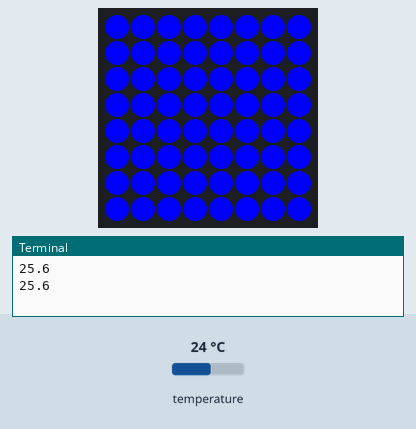
This program was run on a simulated Raspberry Pi (BCM pin numbers) with a Sense HAT. Parts: the Sense HAT's 8×8 RGB LED matrix, the last lines printed to the terminal. The test bench sets the inputs (shaded band); at power-on: temperature 24 °C.

Above: at 1.2 s.
1.3 s: temperature set to 33 °C
At 3.1 s:
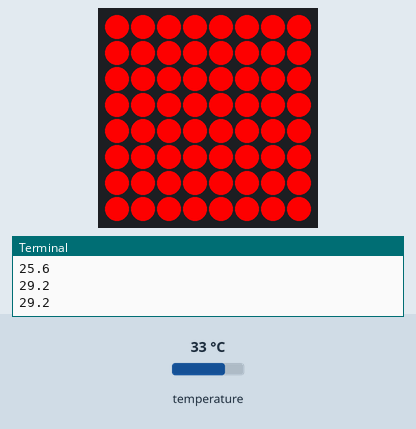
3.5 s: temperature set to 12 °C
At 4.8 s:
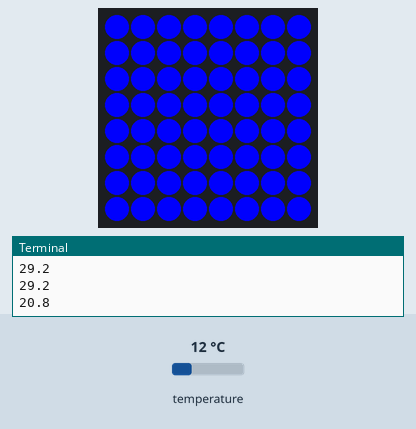
5.5 s: temperature set to 30 °C
At 6.5 s:
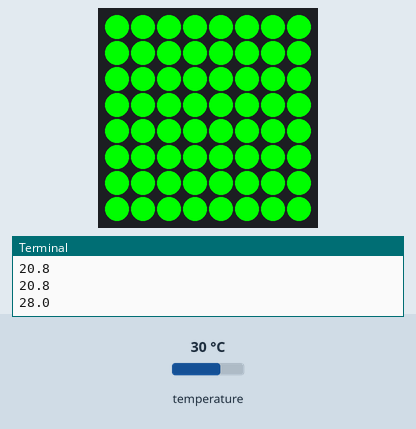
7.5 s: temperature set to 19 °C
At 9.4 s:
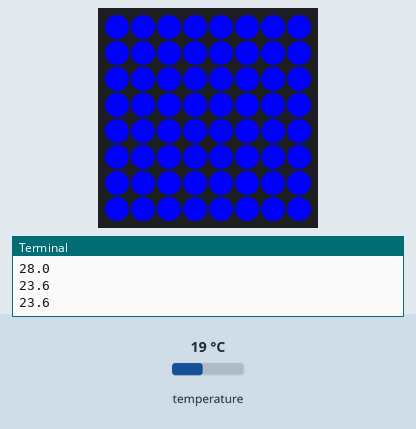
Timing chart, 0 to 10.5 s (numbered marks = the images above; inputs shaded):
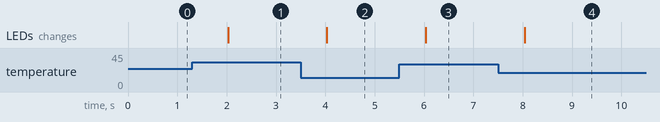

Measured:
- after the input at 1.3 s, the LEDs: change after 0.73 s (image 1)
- after the input at 3.5 s, the LEDs: change after 0.53 s (image 2)
- after the input at 5.5 s, the LEDs: change after 0.54 s (image 3)
- after the input at 7.5 s, the LEDs: change after 0.54 s (image 4)

The program:

temperatur-endreFargeBasertPaa.py
```python
import time
from sense_hat import SenseHat

sense = SenseHat()

gronn = (0,255,0)
raud = (255,0,0)
blaa = (0,0,255)

try:
    while True:
        temperatur = sense.temp
        temperaturVerdi = temperatur / 2.5 + 16
        print(temperaturVerdi)
        if temperaturVerdi >= 28 and temperaturVerdi <= 29: # Litt spesielle krav til vanleg tmp. grunna at sensorane er kloss i CPU
            sense.clear(gronn)
        elif temperaturVerdi < 28:
            sense.clear(blaa)
        elif temperaturVerdi > 29:
            sense.clear(raud)
        else:
            sense.clear()
            print("Problem med avlesing. Temperaturverdi er problematisk.")
        time.sleep(1)
except KeyboardInterrupt:
    print("Programmet avsluttar.")
    sense.clear()
```
